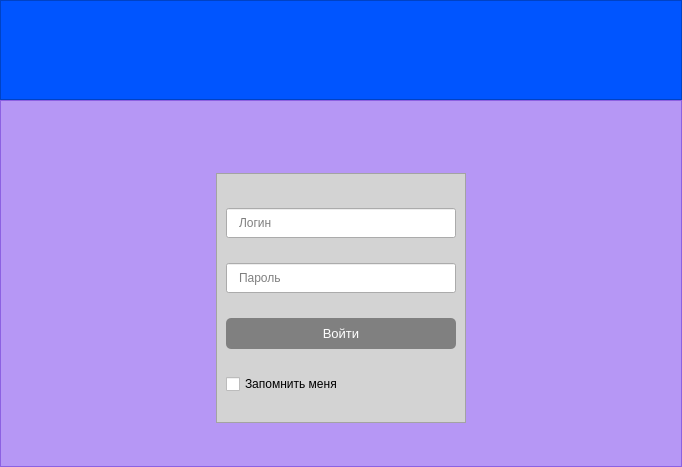
<?xml version="1.0" encoding="UTF-8"?>
<ui version="4.0">
 <class>MainWindow</class>
 <widget class="QMainWindow" name="MainWindow">
  <property name="geometry">
   <rect>
    <x>0</x>
    <y>0</y>
    <width>682</width>
    <height>467</height>
   </rect>
  </property>
  <property name="windowTitle">
   <string>Авторизация</string>
  </property>
  <widget class="QWidget" name="centralwidget">
   <property name="styleSheet">
    <string notr="true">font: 10pt &quot;Segoe UI&quot;;</string>
   </property>
   <layout class="QGridLayout" name="gridLayout_2">
    <property name="leftMargin">
     <number>0</number>
    </property>
    <property name="topMargin">
     <number>0</number>
    </property>
    <property name="rightMargin">
     <number>0</number>
    </property>
    <property name="bottomMargin">
     <number>0</number>
    </property>
    <property name="spacing">
     <number>0</number>
    </property>
    <item row="0" column="0">
     <layout class="QVBoxLayout" name="verticalLayout_2">
      <property name="spacing">
       <number>0</number>
      </property>
      <item>
       <widget class="QFrame" name="header">
        <property name="minimumSize">
         <size>
          <width>0</width>
          <height>100</height>
         </size>
        </property>
        <property name="maximumSize">
         <size>
          <width>16777215</width>
          <height>100</height>
         </size>
        </property>
        <property name="styleSheet">
         <string notr="true">background-color: rgb(0, 85, 255);</string>
        </property>
        <property name="frameShape">
         <enum>QFrame::StyledPanel</enum>
        </property>
        <property name="frameShadow">
         <enum>QFrame::Raised</enum>
        </property>
       </widget>
      </item>
      <item>
       <widget class="QFrame" name="base">
        <property name="styleSheet">
         <string notr="true">QFrame{
	background-color: rgba(95, 15, 255,100);
}</string>
        </property>
        <property name="frameShape">
         <enum>QFrame::StyledPanel</enum>
        </property>
        <property name="frameShadow">
         <enum>QFrame::Raised</enum>
        </property>
        <layout class="QGridLayout" name="gridLayout">
         <property name="leftMargin">
          <number>0</number>
         </property>
         <property name="topMargin">
          <number>0</number>
         </property>
         <property name="rightMargin">
          <number>0</number>
         </property>
         <property name="bottomMargin">
          <number>0</number>
         </property>
         <property name="spacing">
          <number>0</number>
         </property>
         <item row="0" column="0">
          <layout class="QHBoxLayout" name="horizontalLayout">
           <item>
            <spacer name="horizontalSpacer">
             <property name="orientation">
              <enum>Qt::Horizontal</enum>
             </property>
             <property name="sizeHint" stdset="0">
              <size>
               <width>40</width>
               <height>20</height>
              </size>
             </property>
            </spacer>
           </item>
           <item>
            <widget class="QFrame" name="form_2">
             <property name="minimumSize">
              <size>
               <width>250</width>
               <height>250</height>
              </size>
             </property>
             <property name="maximumSize">
              <size>
               <width>250</width>
               <height>220</height>
              </size>
             </property>
             <property name="styleSheet">
              <string notr="true">QFrame{
	
	background-color: lightgrey;
}

QLineEdit{
	padding:0 10 0 10;
}</string>
             </property>
             <property name="frameShape">
              <enum>QFrame::StyledPanel</enum>
             </property>
             <property name="frameShadow">
              <enum>QFrame::Raised</enum>
             </property>
             <layout class="QVBoxLayout" name="verticalLayout">
              <property name="spacing">
               <number>0</number>
              </property>
              <property name="bottomMargin">
               <number>0</number>
              </property>
              <item>
               <widget class="QLineEdit" name="login_3">
                <property name="minimumSize">
                 <size>
                  <width>205</width>
                  <height>30</height>
                 </size>
                </property>
                <property name="maximumSize">
                 <size>
                  <width>16777215</width>
                  <height>30</height>
                 </size>
                </property>
                <property name="maxLength">
                 <number>30</number>
                </property>
                <property name="frame">
                 <bool>true</bool>
                </property>
                <property name="echoMode">
                 <enum>QLineEdit::Normal</enum>
                </property>
                <property name="placeholderText">
                 <string>Логин</string>
                </property>
                <property name="clearButtonEnabled">
                 <bool>true</bool>
                </property>
               </widget>
              </item>
              <item>
               <widget class="QLineEdit" name="password_3">
                <property name="minimumSize">
                 <size>
                  <width>205</width>
                  <height>30</height>
                 </size>
                </property>
                <property name="maximumSize">
                 <size>
                  <width>16777215</width>
                  <height>30</height>
                 </size>
                </property>
                <property name="maxLength">
                 <number>30</number>
                </property>
                <property name="frame">
                 <bool>true</bool>
                </property>
                <property name="echoMode">
                 <enum>QLineEdit::Password</enum>
                </property>
                <property name="placeholderText">
                 <string>Пароль</string>
                </property>
                <property name="clearButtonEnabled">
                 <bool>true</bool>
                </property>
               </widget>
              </item>
              <item>
               <widget class="QPushButton" name="pushButton">
                <property name="minimumSize">
                 <size>
                  <width>205</width>
                  <height>30</height>
                 </size>
                </property>
                <property name="maximumSize">
                 <size>
                  <width>16777215</width>
                  <height>31</height>
                 </size>
                </property>
                <property name="font">
                 <font>
                  <family>Segoe UI</family>
                  <pointsize>10</pointsize>
                 </font>
                </property>
                <property name="styleSheet">
                 <string notr="true">QPushButton {
	background-color:grey;
	border-radius:5px;
	color:rgb(255, 255, 255);
}

QPushButton:hover {
	border: 2px solid rgb(247, 247, 247);
}

QPushButton:pressed {
	background-color: rgb(88, 88, 88);
}



</string>
                </property>
                <property name="text">
                 <string>Войти</string>
                </property>
               </widget>
              </item>
              <item>
               <widget class="QCheckBox" name="checkBox">
                <property name="text">
                 <string>Запомнить меня</string>
                </property>
               </widget>
              </item>
             </layout>
            </widget>
           </item>
           <item>
            <spacer name="horizontalSpacer_2">
             <property name="orientation">
              <enum>Qt::Horizontal</enum>
             </property>
             <property name="sizeHint" stdset="0">
              <size>
               <width>40</width>
               <height>20</height>
              </size>
             </property>
            </spacer>
           </item>
          </layout>
         </item>
        </layout>
       </widget>
      </item>
     </layout>
    </item>
   </layout>
  </widget>
 </widget>
 <resources/>
 <connections/>
</ui>
